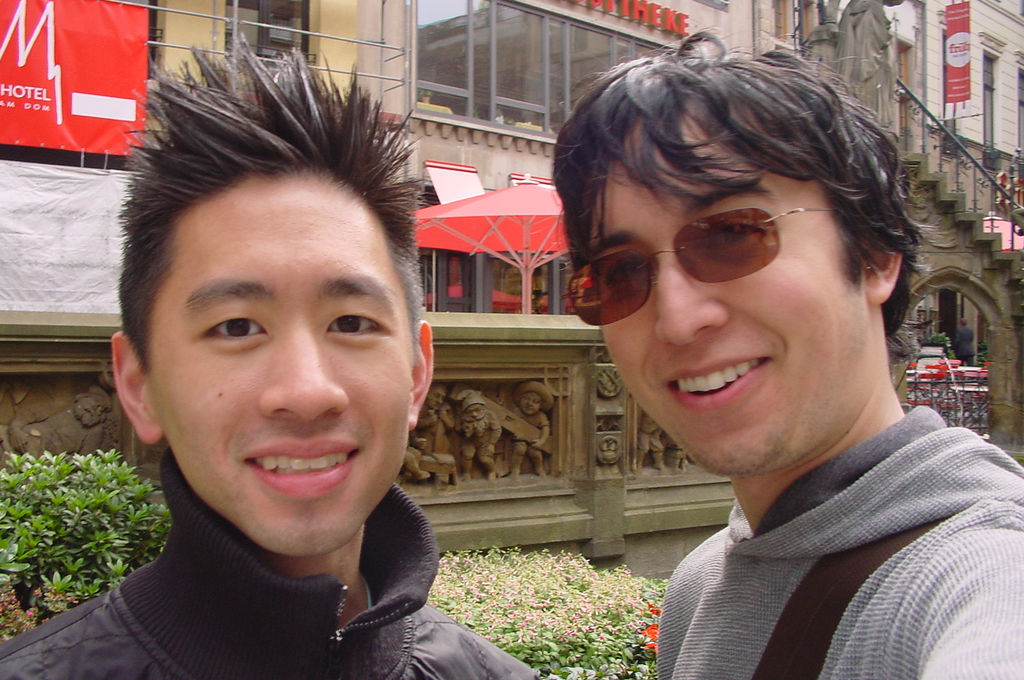
#> input picture filtering/train/479066_20535464.jpg, 1024 x 680 px; its folder holds only this picture in this run
$ python process_raw_database.py filtering/train
#> lines starting #> are read from the running program, lines starting #| are printed output that depends on the picture
### filtering/transforms.py
import cv2 as cv
import numpy as np
import os

VIGNETTE_PROB = 0.3
VIGNETTE_SIGMA = 200
OVERLAY_MAX_STRENGTH = 0.4
GRAY_PROB = 0.6
SEPIA_COL_FACTOR = 0.2
SEPIA_BRIGHT_FACTOR = 0.1

def grey(img):
    img = cv.cvtColor(img, cv.COLOR_RGB2GRAY)
    # make it 3 channel image for easier handling later
    img = np.stack([img,img,img],axis=-1)
    return img

# [39 lines left out: functions sepia, vignette, not called in this run]

def overlay_artifacts(img, strength):
    # puts random dust image over image
    # todo: maybe add rotation back in
    # (but would require new cropping to get rid of black boundaries)
    # possible: mirroring of image

    # choose random dust image out of those provided in folder
    if os.getcwd()[-9:] != "filtering":
        dust_path = 'filtering/dust/' + np.random.choice(os.listdir('filtering/dust/'))
    else:
        dust_path = 'dust/' + np.random.choice(os.listdir('dust/'))
    # read out only alpha channel (3) so opacity will be understood as grayscale
    dust_img = cv.imread(dust_path, flags=-1)[:,:,3]

    # make less prominent by division by 2, change int range to avoid problems
    dust_img = np.array(dust_img*strength,dtype=np.uint16)

    dust_dims = dust_img.shape
    img_dims = img.shape

    # factor that denotes difference in image/dust image dimensions
    scaling_factor = min(dust_dims[0]/img_dims[0],dust_dims[1]/img_dims[1])

    # choose random patch, width maximally dust image width
    # or 1.5 original image width (otherwise, dust gets too small in rescaling)
    patch_size_x = np.random.randint(img_dims[0],min(1.5*img_dims[0],int(img_dims[0]*scaling_factor)))

    # choose patch height with fitting aspect ratio
    patch_size_y = int((patch_size_x/dust_dims[0]) * dust_dims[1])

    # select random patch location. no wrap-around for now
    loc_x = np.random.randint(0,dust_dims[0] - patch_size_x)
    loc_y = np.random.randint(0,dust_dims[1] - patch_size_y)

    # cut out patch
    patch = dust_img[loc_x:loc_x + patch_size_x, loc_y:loc_y + patch_size_y]

    # potential mirroring/rotation
    flipcode = np.random.randint(-1,3)
    if flipcode != 2:
        patch = cv.flip(patch,flipcode)

    # resize
    patch = cv.resize(patch,(img_dims[1],img_dims[0]))

    # get maximal rgb values from image
    # adjust patch s.t. 255 won't be exceeded adding the dust to every channel
    img_maxval = np.max(img,axis=2)
    patch = np.where(patch + img_maxval > 255,np.ones(img_dims[0:2],dtype = np.uint8) * 255 - img_maxval,patch)

    # add dust patch
    img[:,:,0] += patch
    img[:,:,1] += patch
    img[:,:,2] += patch

    return img

def process_img(img):

    if np.random.rand() < GRAY_PROB:
        img = grey(img)
    else:
        img = sepia(img, SEPIA_COL_FACTOR, SEPIA_BRIGHT_FACTOR)

    if np.random.rand() < VIGNETTE_PROB:
        img = vignette(img,VIGNETTE_SIGMA)

    img = overlay_artifacts(img, np.random.rand() * OVERLAY_MAX_STRENGTH)

    return img

#def white_streaks(img):

### process_raw_database.py
import glob
import sys
import cv2
import numpy as np
from filtering import transforms

folder = sys.argv[1]
np.random.seed(0)

for t in ['train', 'test', 'val']:
    print(f'Processing folder {t}...')
    images = sorted(glob.glob(f'{folder}/{t}/*.jpg'))
    for i, image in enumerate(images):
        name = f'{i}.jpg'
        print(f'{image} --> {name}')
        img = cv2.imread(image)
#> img is the input picture: shape (680, 1024, 3); mean B, G, R 94.8, 104.8, 131.6
        img = cv2.resize(img, (256,256))
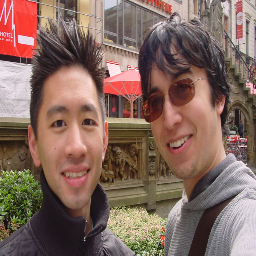
#> img: shape (256, 256, 3); mean B, G, R 94.7, 104.7, 131.5

        # Save original (ground truth) image
        cv2.imwrite(f'B/{t}/{name}', img)

        # Transform image
        img = transforms.process_img(img)
#> in grey, `img = cv.cvtColor(img, cv.COLOR_RGB2GRAY)`:
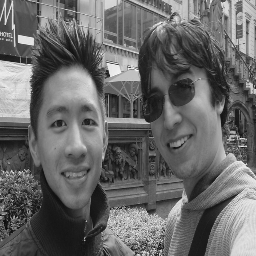
#> img: shape (256, 256); min 7, max 249, mean 104.8
#> (the run stopped early here; a loop or call above may not have finished)

$ run again, on filtering/train/873387_39706885.jpg
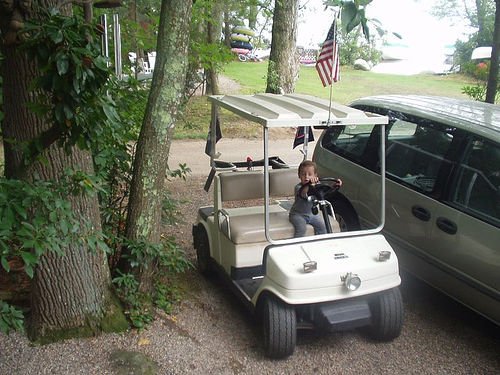
#> input picture filtering/train/873387_39706885.jpg, 500 x 375 px
#> img is the input picture: shape (375, 500, 3); mean B, G, R 94.8, 108.6, 106.2
#> `img = cv2.resize(img, (256,256))`:
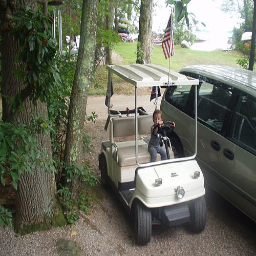
#> img: shape (256, 256, 3); mean B, G, R 94.7, 108.5, 106.1
#> in grey, `img = cv.cvtColor(img, cv.COLOR_RGB2GRAY)`:
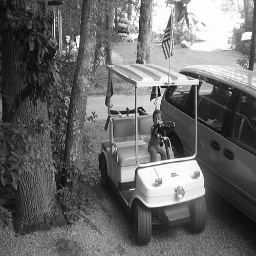
#> img: shape (256, 256); min 5, max 255, mean 104.1

$ run again, on filtering/train/873387_39706892.jpg
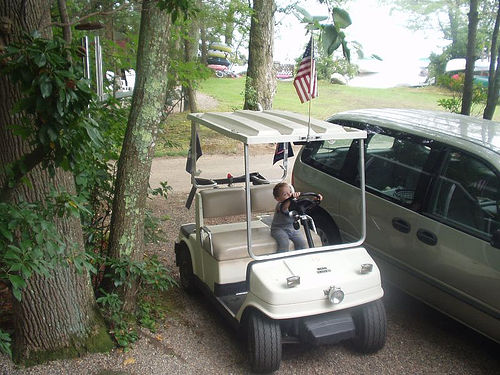
#> input picture filtering/train/873387_39706892.jpg, 500 x 375 px
#> img is the input picture: shape (375, 500, 3); mean B, G, R 100, 113.7, 109.8
#> `img = cv2.resize(img, (256,256))`:
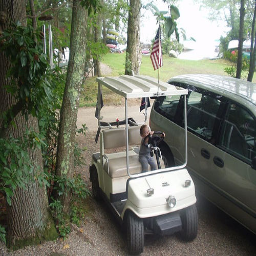
#> img: shape (256, 256, 3); mean B, G, R 99.9, 113.5, 109.7
#> in grey, `img = cv.cvtColor(img, cv.COLOR_RGB2GRAY)`:
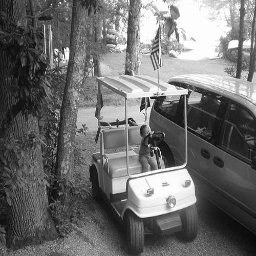
#> img: shape (256, 256); min 4, max 255, mean 109

$ run again, on filtering/train/873387_39706898.jpg
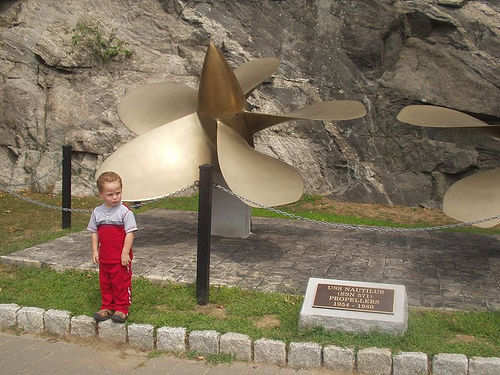
#> input picture filtering/train/873387_39706898.jpg, 500 x 375 px
#> img is the input picture: shape (375, 500, 3); mean B, G, R 94.8, 116.2, 127.9
#> `img = cv2.resize(img, (256,256))`:
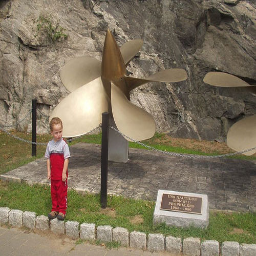
#> img: shape (256, 256, 3); mean B, G, R 94.7, 116.1, 127.9
#> in grey, `img = cv.cvtColor(img, cv.COLOR_RGB2GRAY)`:
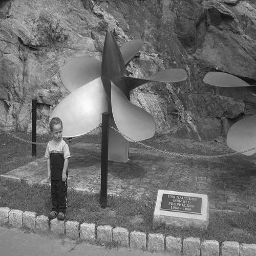
#> img: shape (256, 256); min 9, max 253, mean 111.1

$ run again, on filtering/train/479066_20535830.jpg
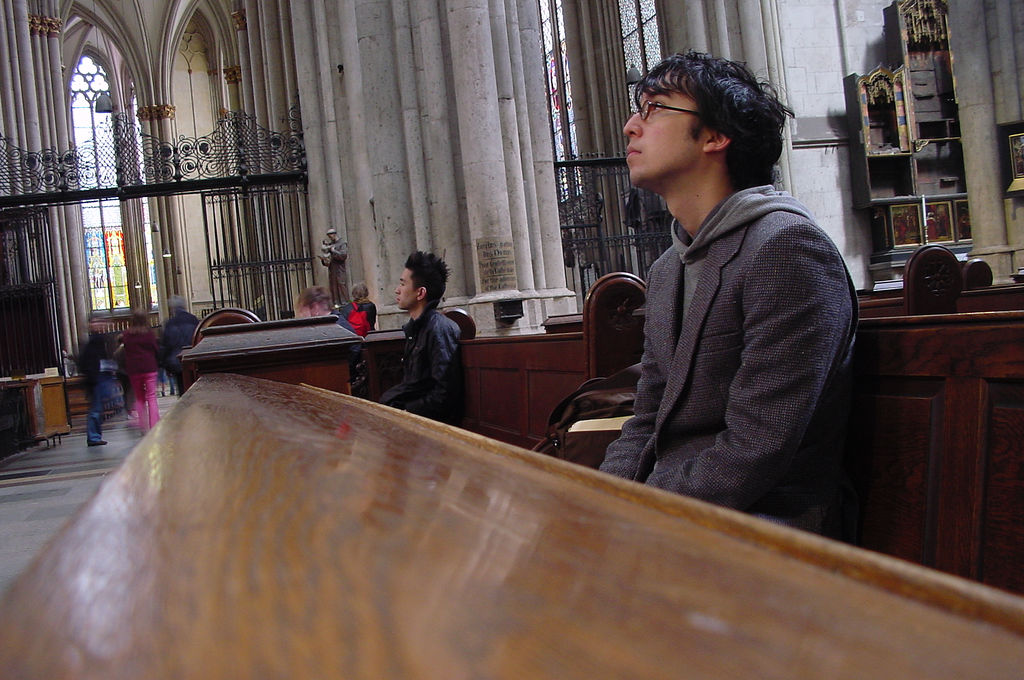
#> input picture filtering/train/479066_20535830.jpg, 1024 x 680 px
#> img is the input picture: shape (680, 1024, 3); mean B, G, R 76.8, 81, 96.3
#> `img = cv2.resize(img, (256,256))`:
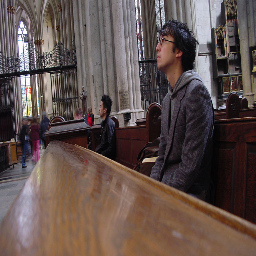
#> img: shape (256, 256, 3); mean B, G, R 76.6, 80.8, 96.1
#> in grey, `img = cv.cvtColor(img, cv.COLOR_RGB2GRAY)`:
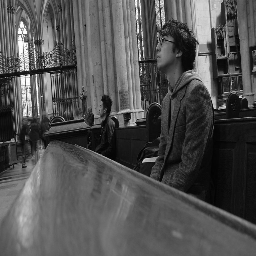
#> img: shape (256, 256); min 1, max 254, mean 81.3
